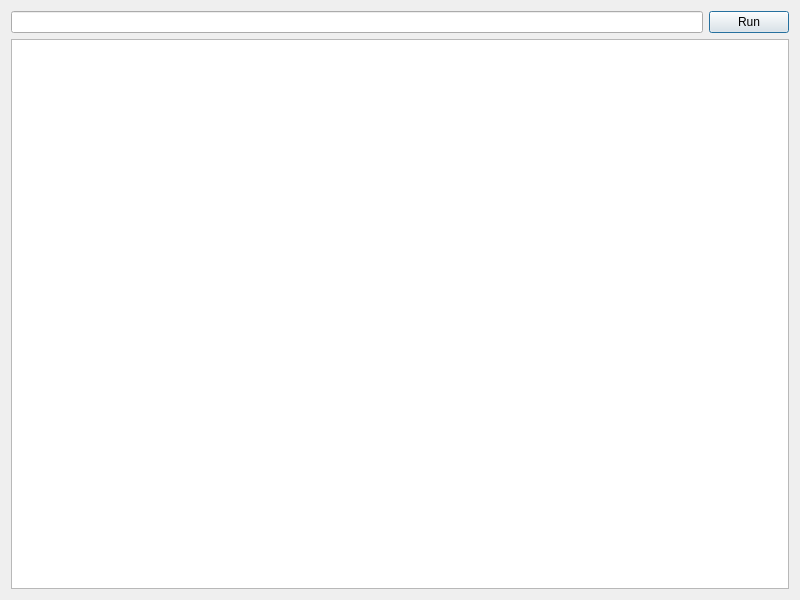
<?xml version="1.0" encoding="UTF-8"?>
<ui version="4.0">
 <class>Dialog</class>
 <widget class="QDialog" name="Dialog">
  <property name="geometry">
   <rect>
    <x>0</x>
    <y>0</y>
    <width>800</width>
    <height>600</height>
   </rect>
  </property>
  <property name="windowTitle">
   <string>Dialog</string>
  </property>
  <layout class="QVBoxLayout" name="verticalLayout">
   <item>
    <layout class="QHBoxLayout" name="horizontalLayout">
     <item>
      <widget class="QLineEdit" name="cmd_edit"/>
     </item>
     <item>
      <widget class="QPushButton" name="run_btn">
       <property name="text">
        <string>Run</string>
       </property>
      </widget>
     </item>
    </layout>
   </item>
   <item>
    <widget class="QTextEdit" name="result_edit"/>
   </item>
  </layout>
 </widget>
 <resources/>
 <connections/>
</ui>
